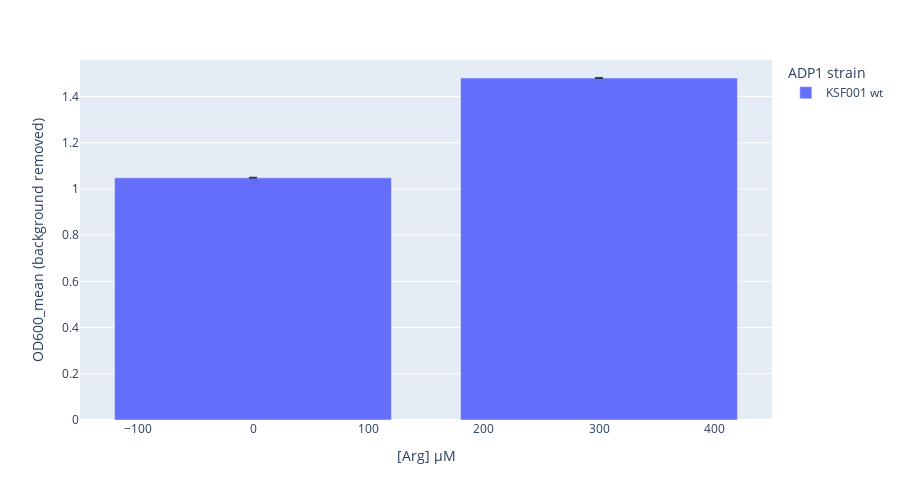

The notebook cell this image was saved under:
### Code cell
px.bar(
    df_od_mean_max.loc[lambda df: df.strain_id.str.contains('001')],
    x='arg_conc_uM',
    # y='od_sample_mean',
    y='od_sample_mean_sans_bg',
    error_y='od_sample_sem',
    color='strain_id',
    barmode='group',
    labels={
        'arg_conc_uM': '[Arg] µM',
        'od_sample_mean': 'OD600_mean',
        'od_sample_mean_sans_bg': 'OD600_mean (background removed)',
        'strain_id': 'ADP1 strain',
        'elapsed_time_hr': 'Elapsed Time (hr)',
    },
).update_layout(
    # title='OD ADP1 [KSF107 (∆astA ∆argB), KSF111 (∆astA ∆argBR)] | growth in dosed Arg after preculture and wash',
    # title_x=0.5,
    showlegend=True,
    height=500,
)

### Figure 1 — Plotly figure (JSON) as saved in the notebook; plotly's stock layout.template omitted (floating-point values rounded to 4 significant figures)
{"data": [{"alignmentgroup": "True", "error_y": {"array": [null, null]}, "hovertemplate": "ADP1 strain=KSF001 wt<br>[Arg] µM=%{x}<br>OD600_mean (background removed)=%{y}<extra></extra>", "legendgroup": "KSF001 wt", "marker": {"color": "#636efa", "pattern": {"shape": ""}}, "name": "KSF001 wt", "offsetgroup": "KSF001 wt", "orientation": "v", "showlegend": true, "textposition": "auto", "x": [0, 300], "xaxis": "x", "y": [1.048, 1.48], "yaxis": "y", "type": "bar"}], "layout": {"xaxis": {"anchor": "y", "domain": [0.0, 1.0], "title": {"text": "[Arg] µM"}}, "yaxis": {"anchor": "x", "domain": [0.0, 1.0], "title": {"text": "OD600_mean (background removed)"}}, "legend": {"title": {"text": "ADP1 strain"}, "tracegroupgap": 0}, "margin": {"t": 60}, "barmode": "group", "showlegend": true, "height": 500}}
